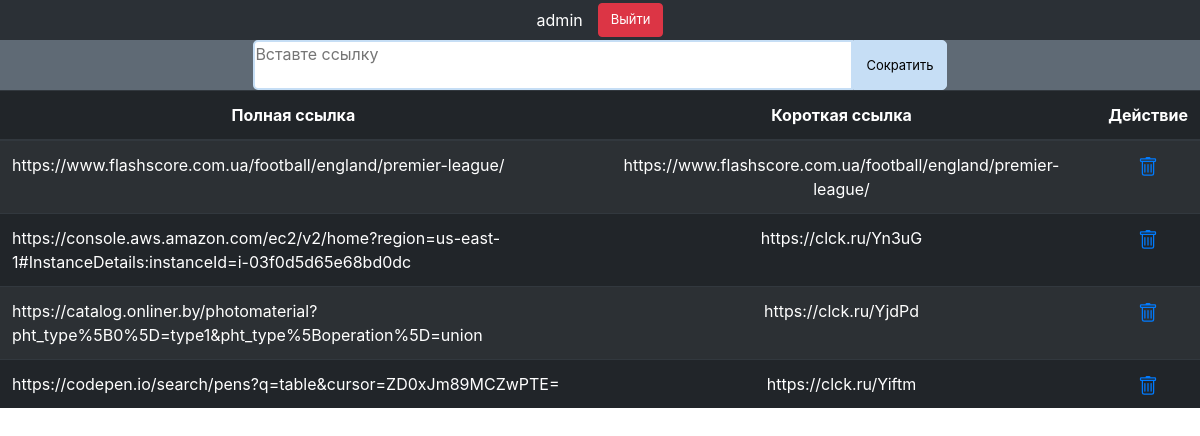
The app's page / (signed in), older data.
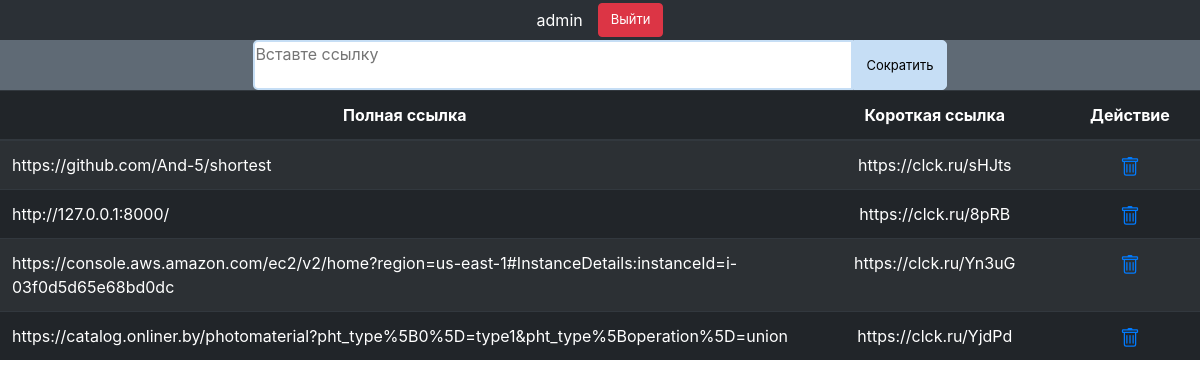
The same page, newer data.
### short/models.py (models this page shows, shortened)
class Link(models.Model):
    id_link = models.BigAutoField(primary_key=True)
    link = models.URLField(max_length=1000)
    shortlink = models.URLField(max_length=100)
    user = models.ForeignKey(User, on_delete=models.CASCADE, null=True)
    class Meta:
        verbose_name = 'Ссылка'
        verbose_name_plural = 'Ссылки'
        ordering = ['-id_link']

### short/views.py (the view, shortened to what this page needs)
# urls.py: path('', index),
def index(request):
    form = LinkForm()
    links = Link.objects.filter(user=request.user.id)
    data = {
        'form': form,
        'links': links,
    }
    return render(request, 'index.html', data)

### short/forms.py
class LinkForm(ModelForm):
    class Meta:
        model = Link
        fields = ['link']
        widgets = {
            'link': Textarea(attrs={
                'placeholder': 'Вставте ссылку',
                'class': 'link_owerflow'
            })
        }

### short/templates/index.html (shortened to what this page needs)
{% load static %}
<!DOCTYPE html>
<html lang="en">
<head>
    <link rel="stylesheet" href="{% static 'css/bootstrap.min.css' %}">
    <link rel="stylesheet" href="{% static 'css/index.css' %}">
</head>
<body>
<header>
    <div class="header">
        {% if not request.user.is_authenticated %}
        <div class="btn_head">
            <a href="login_p" role="button" class="btn btn-primary">Войти</a>
            <a href="registration" role="button" class="btn btn-warning">Регистрация</a>
        </div>
        {% else %}
        <div class="logout">
            <p class="user_name">{{ request.user.username }}</p>
            <form action="logout">
                <button class="btn btn-danger btn_exit">Выйти</button>
            </form>
        </div>
        {% endif %}
    </div>
</header>
<div>
    {% if request.user.is_authenticated %}
            <div class="form_send">
                <form method="post" action="index" class="form_form">
                <div class="message_error">
                    <p name="lin" class="form_link">{{ form.link }}</p>
                </div>
                    <div>
                        <button type="submit" class="btn btn-primary btn_short ">Сократить</button>
                    </div>
                </form>
            </div>
            <div>
                <table class="table table-dark table-striped">
                    {% if links %}
                        <thead>
                            <tr style="text-align: center">
                                <th scope="col">Полная ссылка</th>
                                <th scope="col">Короткая ссылка</th>
                                <th scope="col">Действие</th>
                            </tr>
                        </thead>
                    <tbody>
                    {% for l in links %}
                        <tr>
                            <td style="max-width: 600px; word-wrap: break-word">{{ l.link }}</td>
                            <td style="text-align: center">{{ l.shortlink }}
                            <td style="text-align: center">
                                <a href="delete/{{ l.id_link }}"></a>
                            </td>
                        </tr>
                    {% endfor %}
                    {% else %}
                        <p>Список пуст</p>
                    {% endif %}
                    </tbody>
                </table>
            </div>
        </div>
    {% else %}
        <img src="{% static 'img/table.png' %}" alt="picture" class="img">
    {% endif %}
</body>
</html>

Row changes from the older to the newer data that the page shows:
removed Link: link "https://www.flashscore.com.ua/football/england/premier-league/", shortlink "https://www.flashscore.com.ua/football/england/premier-league/"
removed Link: link "https://codepen.io/search/pens?q=table&cursor=ZD0xJm89MCZwPTE=", shortlink "https://clck.ru/Yiftm"
added Link: link "https://github.com/And-5/shortest", shortlink "https://clck.ru/sHJts"
added Link: link "http://127.0.0.1:8000/", shortlink "https://clck.ru/8pRB"
